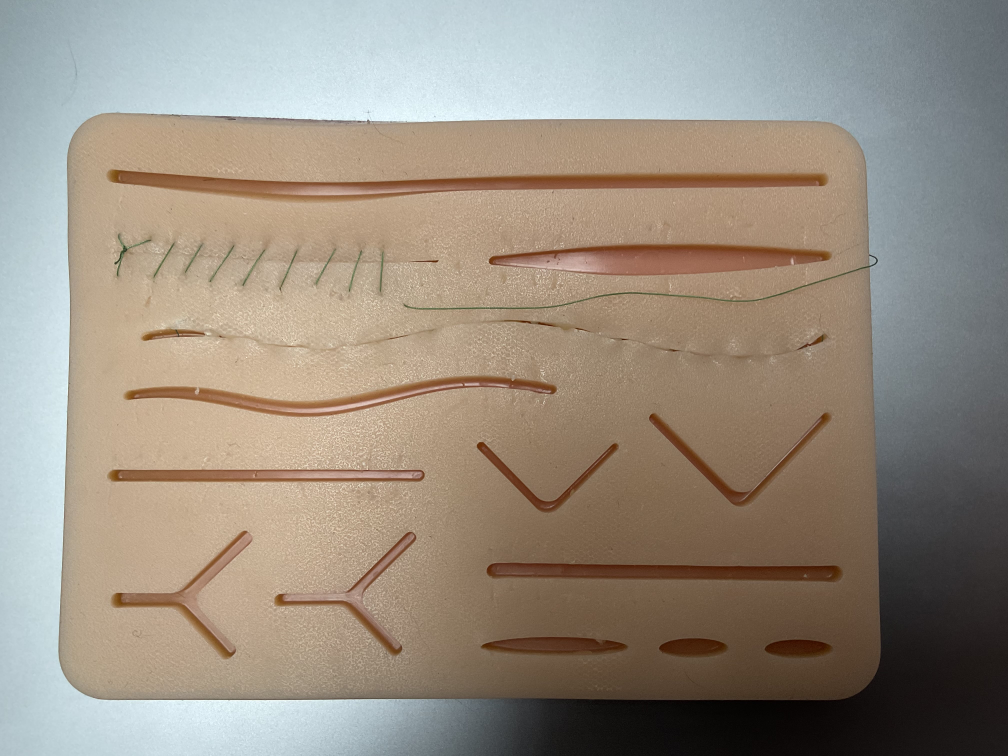
#> input picture image55.jpg, 4032 x 3024 px (shown at 1/4 size)
$ python image_processing.py
#> lines starting #> are read from the running program, lines starting #| are printed output that depends on the picture; after the words box and inside, x2 and y2 are one past the last pixel; in counts of white or black regions, pixels touching at a corner belong together
import cv2
import numpy as np
import matplotlib.pyplot as plt

# ------ CONFIGURATION PARAMETERS - MODIFY THESE VALUES AS NEEDED ------
# Input/output settings
INPUT_IMAGE_PATH = "image55.jpg"
SHOW_MASK = False

# Color detection parameters
SATURATION_THRESHOLD = 30                    # Minimum saturation for detection (10-50)
VALUE_THRESHOLD = 40                         # Minimum brightness for detection (10-50)

# Shape filtering parameters
MIN_SIZE = 10                                # Minimum size of objects to keep
MAX_SIZE = 5000                              # Maximum size of objects to keep
MIN_ASPECT_RATIO = 2.0                       # Minimum aspect ratio for line-like structures

# Line detection parameters
HOUGH_THRESHOLD = 10                         # Threshold for Hough line detection
MIN_LINE_LENGTH = 50                         # Minimum line length for Hough detection
MAX_LINE_GAP = 20                            # Maximum gap between line segments
ANGLE_THRESHOLD = 10.0                       # Maximum allowed deviation in degrees from mean angle

# Line proximity filtering
PROXIMITY_THRESHOLD = 20        # Minimum distance (in pixels) between parallel lines to be considered separate
KEEP_BEST_BY_LENGTH = False     # True to keep longer lines, False to keep lines with better angle
# -------------------------------------------------------------------


def load_image(image_path):
    """
    Load an image from the specified path.

    Args:
        image_path (str): Path to the image file

    Returns:
        numpy.ndarray: Loaded image
    """
#> called with image_path = 'image55.jpg'
    img = cv2.imread(image_path)
#> img is the input picture: shape (3024, 4032, 3); mean B, G, R 129.2, 142.3, 152.8
    if img is None:
        raise FileNotFoundError(f"Could not load image from {image_path}")

    # Convert to RGB (OpenCV loads images in BGR)
    img = cv2.cvtColor(img, cv2.COLOR_BGR2RGB)
    return img


def extract_sutures(image, saturation_threshold=SATURATION_THRESHOLD,
                        value_threshold=VALUE_THRESHOLD):
    """
    Extract sutures using color thresholding.

    Args:
        image (numpy.ndarray): Input RGB image
        saturation_threshold (int): Minimum saturation for detection
        value_threshold (int): Minimum brightness for detection

    Returns:
        numpy.ndarray: Binary mask of detected sutures
    """
#> called with saturation_threshold = 30, value_threshold = 40
    # Convert to HSV color space for better color segmentation
    hsv_image = cv2.cvtColor(image, cv2.COLOR_RGB2HSV)
#> hsv_image: shape (3024, 4032, 3); mean H, S, V 43.7, 62.2, 159.2

    # Extract HSV channels
    h, s, v = cv2.split(hsv_image)
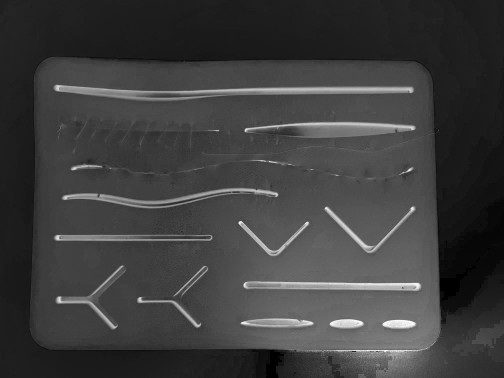
#> s: shape (3024, 4032) (shown at 1/8 size); min 0, max 255, mean 62.2

    # Define hue range in HSV (approximately 60-170 degrees, scaled to 0-180 in OpenCV)
    lower_hue = 30
    upper_hue = 60

    # Create binary mask for hue values
    mask_hue = cv2.inRange(h, lower_hue, upper_hue)
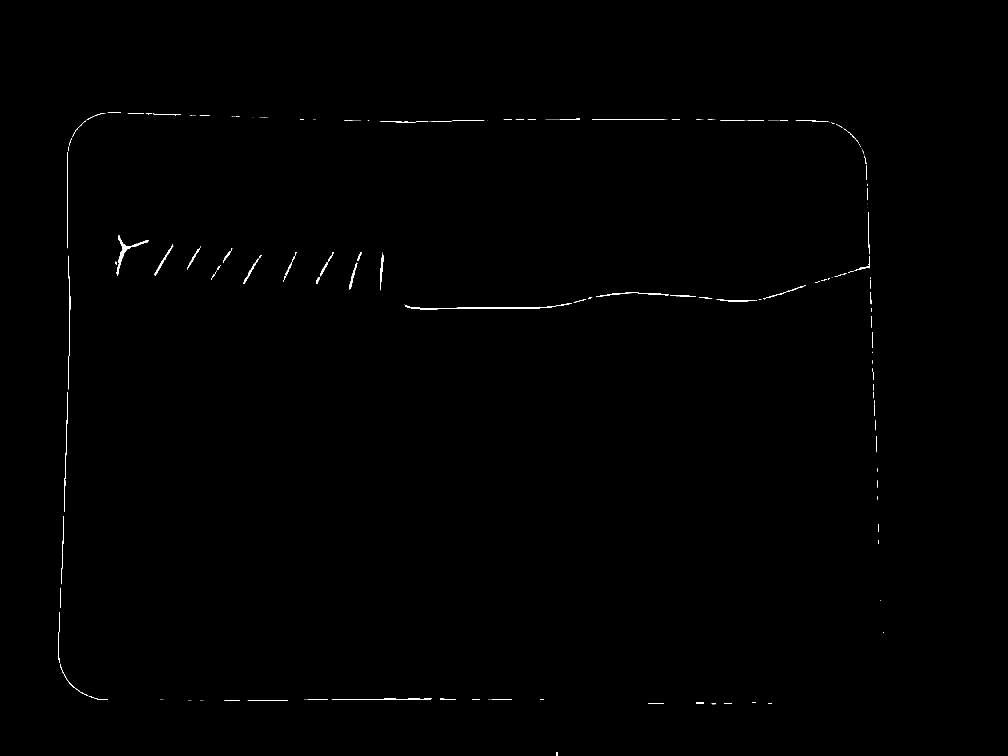
#> mask_hue: shape (3024, 4032) (shown at 1/4 size); 0.19% white; 351 white regions (236 under 20 px), largest, box (x1, y1, x2, y2) and area: (1621, 1212, 2287, 1238) 2997, (467, 942, 596, 1102) 2234, (2384, 1169, 2676, 1187) 1034

    # Filter by minimum saturation to avoid detecting white/gray areas
    mask_saturation = s > saturation_threshold
#> mask_saturation: shape (3024, 4032) bool; 73.8% white; 7305 black regions (6743 under 20 px), largest, box (x1, y1, x2, y2) and area: (0, 0, 4032, 3024) 3121249, (3036, 306, 3249, 468) 8635, (3104, 255, 3188, 400) 3528

    # Filter by minimum value/brightness to avoid very dark areas
    mask_value = v > value_threshold
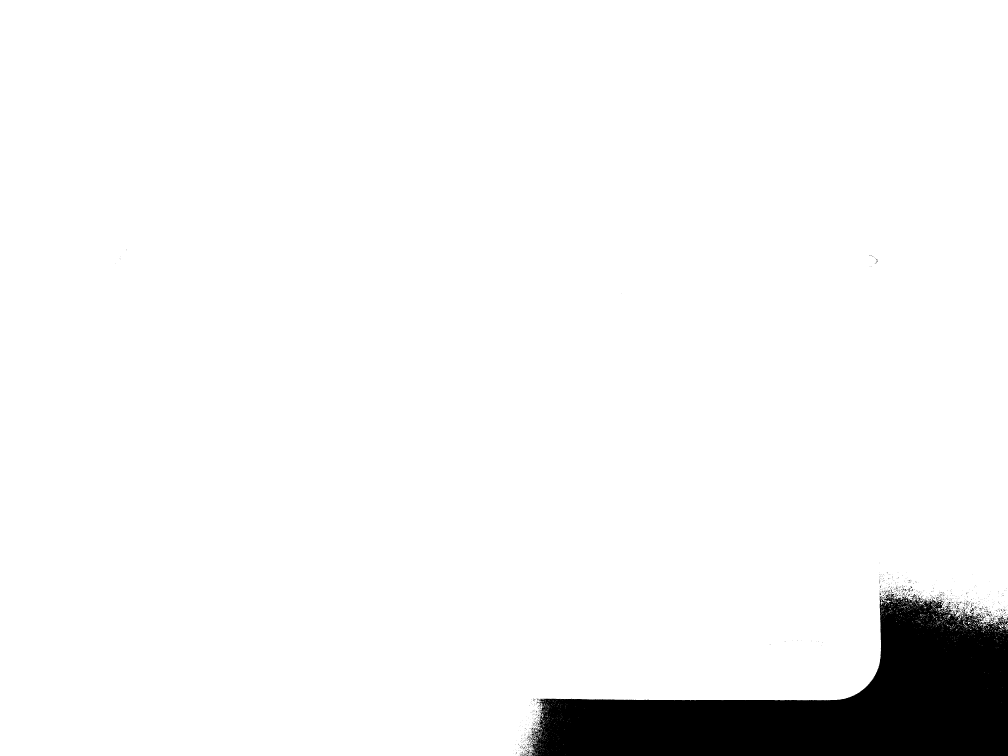
#> mask_value: shape (3024, 4032) bool (shown at 1/4 size); 94.9% white; 1013 black regions (955 under 20 px), largest, box (x1, y1, x2, y2) and area: (2116, 2374, 4032, 3024) 610782, (3642, 2376, 3665, 2397) 141, (3878, 2432, 3896, 2452) 134

    # Combine masks
    mask = mask_hue & mask_saturation & mask_value
#> mask: shape (3024, 4032); values 0 (black) and 1 (white), 0.12% white; 87 white regions (44 under 20 px), largest, box (x1, y1, x2, y2) and area: (1621, 1212, 2287, 1238) 2997, (467, 942, 596, 1102) 2228, (2384, 1169, 2676, 1187) 1033

    if SHOW_MASK:
        plt.imshow(mask, cmap='gray')
        plt.title('Hue Mask')
        plt.axis('off')
        plt.show()

    # Convert to uint8 format (0-255)
    mask = mask.astype(np.uint8) * 255

    return mask


def compute_dominance(image):
    """
    Compute a mask where suture channel is dominant compared to red and blue.

    Args:
        image (numpy.ndarray): Input RGB image

    Returns:
        numpy.ndarray: Mask where suture is the dominant color
    """
    # Extract RGB channels
    r, g, b = cv2.split(image)
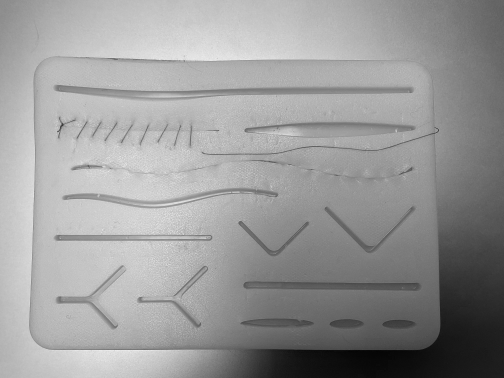
#> r: shape (3024, 4032) (shown at 1/8 size); min 0, max 255, mean 152.8
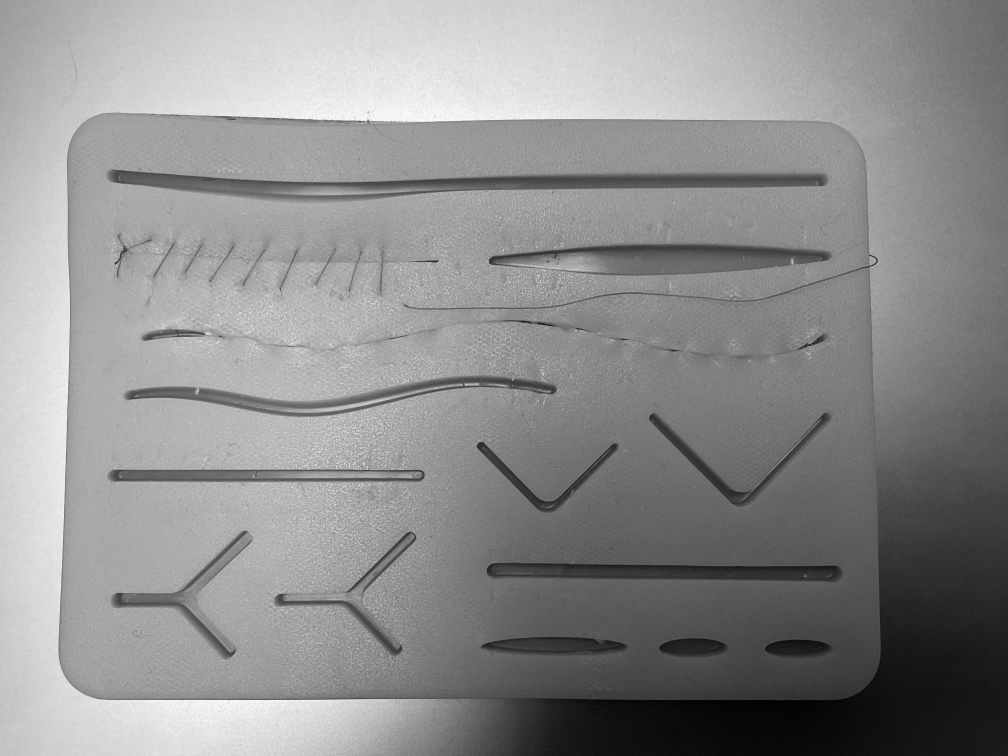
#> g: shape (3024, 4032) (shown at 1/4 size); min 0, max 255, mean 142.3

    # Create a mask where one color is stronge than others
    dominant = (g > (r * 1.1)) & (g > (b * 1.1))
#> dominant: shape (3024, 4032) bool; 0.02% white; 118 white regions (96 under 20 px), largest, box (x1, y1, x2, y2) and area: (478, 968, 507, 1050) 652, (1818, 1230, 1942, 1235) 343, (1679, 1232, 1753, 1236) 167
#> (the rest of the program and of its run is left out)
